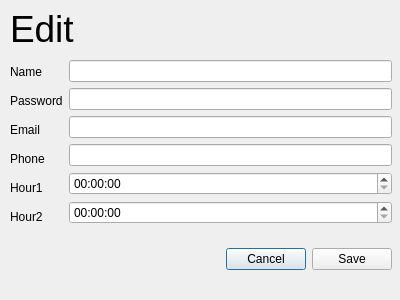
<?xml version="1.0" encoding="UTF-8"?>
<ui version="4.0">
 <class>Edit</class>
 <widget class="QDialog" name="Edit">
  <property name="geometry">
   <rect>
    <x>0</x>
    <y>0</y>
    <width>400</width>
    <height>300</height>
   </rect>
  </property>
  <property name="windowTitle">
   <string>Dialog</string>
  </property>
  <widget class="QWidget" name="layoutWidget">
   <property name="geometry">
    <rect>
     <x>10</x>
     <y>3</y>
     <width>382</width>
     <height>51</height>
    </rect>
   </property>
   <layout class="QHBoxLayout" name="horizontalLayout_3">
    <item>
     <widget class="QLabel" name="label_2">
      <property name="font">
       <font>
        <pointsize>28</pointsize>
       </font>
      </property>
      <property name="text">
       <string>Edit</string>
      </property>
     </widget>
    </item>
    <item>
     <spacer name="horizontalSpacer_2">
      <property name="orientation">
       <enum>Qt::Horizontal</enum>
      </property>
      <property name="sizeHint" stdset="0">
       <size>
        <width>40</width>
        <height>20</height>
       </size>
      </property>
     </spacer>
    </item>
   </layout>
  </widget>
  <widget class="QWidget" name="layoutWidget_2">
   <property name="geometry">
    <rect>
     <x>10</x>
     <y>234</y>
     <width>382</width>
     <height>51</height>
    </rect>
   </property>
   <layout class="QHBoxLayout" name="horizontalLayout_4">
    <item>
     <spacer name="horizontalSpacer">
      <property name="orientation">
       <enum>Qt::Horizontal</enum>
      </property>
      <property name="sizeHint" stdset="0">
       <size>
        <width>40</width>
        <height>20</height>
       </size>
      </property>
     </spacer>
    </item>
    <item>
     <layout class="QHBoxLayout" name="horizontalLayout_2">
      <item>
       <widget class="QPushButton" name="pushButton">
        <property name="text">
         <string>Cancel</string>
        </property>
       </widget>
      </item>
      <item>
       <widget class="QPushButton" name="pushButton_2">
        <property name="text">
         <string>Save</string>
        </property>
       </widget>
      </item>
     </layout>
    </item>
   </layout>
  </widget>
  <widget class="QWidget" name="layoutWidget_3">
   <property name="geometry">
    <rect>
     <x>10</x>
     <y>60</y>
     <width>382</width>
     <height>168</height>
    </rect>
   </property>
   <layout class="QHBoxLayout" name="horizontalLayout">
    <item>
     <layout class="QVBoxLayout" name="verticalLayout_2">
      <item>
       <widget class="QLabel" name="label">
        <property name="text">
         <string>Name</string>
        </property>
       </widget>
      </item>
      <item>
       <widget class="QLabel" name="label_3">
        <property name="text">
         <string>Password</string>
        </property>
       </widget>
      </item>
      <item>
       <widget class="QLabel" name="label_4">
        <property name="text">
         <string>Email</string>
        </property>
       </widget>
      </item>
      <item>
       <widget class="QLabel" name="label_5">
        <property name="text">
         <string>Phone</string>
        </property>
       </widget>
      </item>
      <item>
       <widget class="QLabel" name="label_6">
        <property name="text">
         <string>Hour1</string>
        </property>
       </widget>
      </item>
      <item>
       <widget class="QLabel" name="label_7">
        <property name="text">
         <string>Hour2</string>
        </property>
       </widget>
      </item>
     </layout>
    </item>
    <item>
     <layout class="QVBoxLayout" name="verticalLayout">
      <item>
       <widget class="QLineEdit" name="lineEdit_2"/>
      </item>
      <item>
       <widget class="QLineEdit" name="lineEdit_3"/>
      </item>
      <item>
       <widget class="QLineEdit" name="lineEdit_4"/>
      </item>
      <item>
       <widget class="QLineEdit" name="lineEdit_5"/>
      </item>
      <item>
       <widget class="QTimeEdit" name="timeEdit"/>
      </item>
      <item>
       <widget class="QTimeEdit" name="timeEdit_2"/>
      </item>
     </layout>
    </item>
   </layout>
  </widget>
 </widget>
 <resources/>
 <connections/>
</ui>
